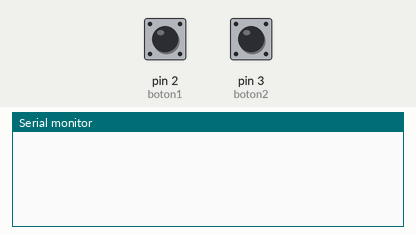
A sketch run on a simulated Arduino Uno, built with avr-gcc and run on an emulated ATmega328P. Parts: the last lines printed to the serial monitor. Inputs (shaded band) come from the test bench; at power-on: pin 2 (boton1) LOW, pin 3 (boton2) LOW.

Above: at 1.2 s.
1.3 s: pin 2 (boton1) pulled HIGH for 0.15 s
At 2.6 s:
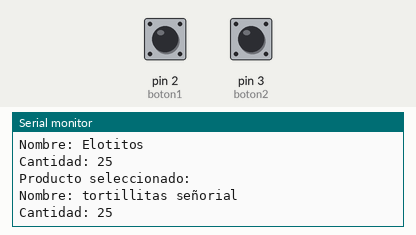
2.9 s: pin 3 (boton2) pulled HIGH for 0.15 s
At 3.11 s:
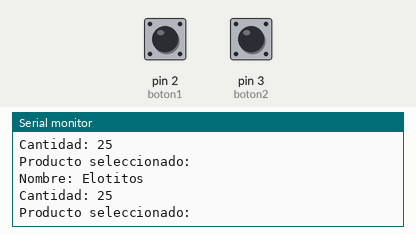
4.6 s: pin 2 (boton1) pulled HIGH for 1 s
At 5.01 s:
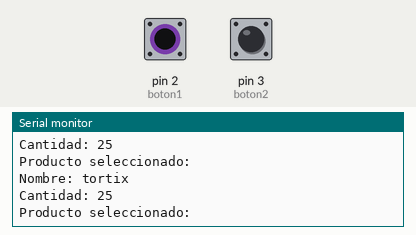
7.1 s: pin 2 (boton1) driven HIGH
At 7.41 s:
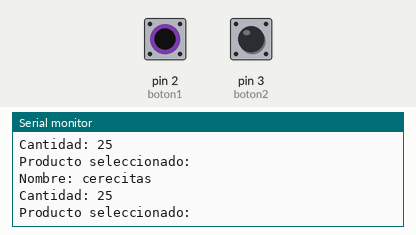

Measured:
- after the input at 1.3 s, the serial monitor: prints a new line after 0.10 s (image 1)
- after the input at 4.6 s, the serial monitor: prints a new line after 0.23 s (image 3)

The sketch:

Practica3.ino
```cpp
#define boton1 2
#define boton2 3
byte contador = 0;

struct expendedora {
  char nombres_del_producto[100];
  long precio_del_producto;
};

expendedora productos[4] = {
  {"cerecitas", 25},
  {"Elotitos", 25},
  {"tortillitas señorial", 25},
  {"tortix", 25}
};

void setup() {
  Serial.begin(9600);
  pinMode(boton1, INPUT);
  pinMode(boton2, INPUT);
}

void producto (int i) {
  Serial.println("Producto seleccionado:");
  Serial.print("Nombre: ");
  Serial.println(productos[i].nombres_del_producto);
  Serial.print("Cantidad: ");
  Serial.println(productos[i].precio_del_producto);
}

void loop() {
  if (digitalRead(boton1) == HIGH) {
    delay(100);
    contador = (contador + 1) % 4;

    if (contador == 0) {
      producto(0);
    } else if (contador == 1) {
      producto(1);
    } else if (contador == 2) {
      producto(2);
    } else if (contador == 3) {
      producto(3);
    }
  }

  if (digitalRead(boton2) == HIGH) {
    delay(100);
    contador = (contador - 1 + 4) % 4;

    if (contador == 0) {
      producto(0);
    } else if (contador == 1) {
      producto(1);
    } else if (contador == 2) {
      producto(2);
    } else if (contador == 3) {
      producto(3);
    }
  }
}

 
```
